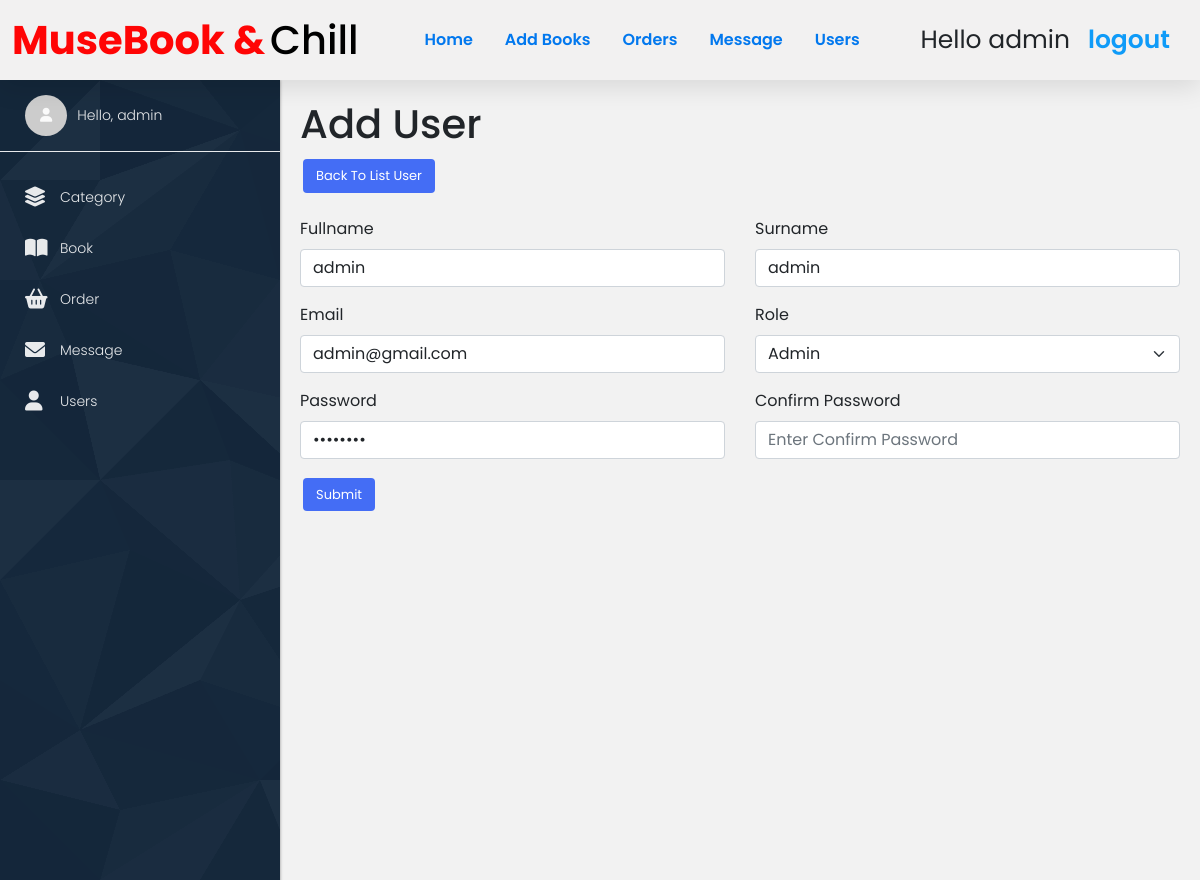
Page /update_user.php?id=52 (signed in) on the committed database.
### tables this page shows
CREATE TABLE `users_info` (
  `Id` int(100) NOT NULL,
  `name` varchar(20) NOT NULL,
  `surname` varchar(20) NOT NULL,
  `email` varchar(20) NOT NULL,
  `password` varchar(20) NOT NULL,
  `user_type` varchar(20) NOT NULL DEFAULT 'user'
);

### update_user.php (the view, shortened to what this page needs)
<!DOCTYPE html>
<html lang="en">
<head>
    <link rel="stylesheet" href="https://cdnjs.cloudflare.com/ajax/libs/font-awesome/6.0.0/css/all.min.css">
    <link href="https://cdn.jsdelivr.net/npm/bootstrap@5.0.2/dist/css/bootstrap.min.css" rel="stylesheet">
    <link rel="stylesheet" href="./css/admin.css">
</head>
<?php
include 'config.php';
$id = isset($_GET['id']) && $_GET['id'] ? intval($_GET['id']) : intval($_POST['id']);
$queryOne = $conn->query("SELECT * FROM users_info WHERE Id = $id");
$one = $queryOne->fetch_assoc();
?>
<body>
    <?php include 'admin_header.php'; ?>
    <div class="wrapper">
        <?php include './admin_sidebar.php' ?>
        <div class="container-admin">
            <h1 class="title mb-2">Add User</h1>
            <a href="users_detail.php" class="btn btn-primary mb-4">Back To List User</a>
            <form action="" method="POST">
                <div class="row">
                    <div class="col-6">
                        <div class="mb-3">
                            <label for="exampleInputEmail1" require class="form-label">Fullname</label>
                            <input type="text" class="form-control" name="fullname" value="<?=$one['name']?>" placeholder="Enter Fullname" id="exampleInputEmail1" aria-describedby="emailHelp">
                        </div>
                    </div>
                    <div class="col-6">
                        <div class="mb-3">
                            <label for="Surname" require class="form-label">Surname</label>
                            <input type="text" class="form-control" name="surname" value="<?=$one['surname']?>" placeholder="Enter Surname" id="Surname" aria-describedby="emailHelp">
                        </div>
                    </div>
                    <div class="col-6">
                        <div class="mb-3">
                            <label for="Email" require class="form-label">Email</label>
                            <input type="email" class="form-control" name="email" value="<?=$one['email']?>" placeholder="Enter Email" id="Email" aria-describedby="emailHelp">
                        </div>
                    </div>
                    <div class="col-6">
                        <div class="mb-3">
                            <label for="exampleInputEmail1" require class="form-label">Role</label>
                            <select class="form-select" aria-label="Default select example" name="role">
                                <option <?=$one['user_type'] == 'Admin' ? 'selected' : ''?> value="Admin">Admin</option>
                            </select>
                        </div>
                    </div>
                    <div class="col-6">
                        <div class="mb-3">
                            <label for="Password" require class="form-label">Password</label>
                            <input type="password" class="form-control" value="<?=$one['password']?>" name="password" placeholder="Enter Password" id="Password" aria-describedby="emailHelp">
                        </div>
                    </div>
                    <div class="col-6">
                        <div class="mb-3">
                            <label for="ConfirmPassword" require class="form-label">Confirm Password</label>
                            <input type="password" class="form-control" name="re_password" placeholder="Enter Confirm Password" id="ConfirmPassword" aria-describedby="emailHelp">
                        </div>
                    </div>
                </div>
                <button type="submit" name="update-user" class="btn btn-primary">Submit</button>
            </form>
        </div>
    </div>
</body>
</html>

### css/admin.css (style rules this page uses)
* { text-decoration: none; margin: 0; padding: 0; font-family: "Poppins", sans-serif; box-sizing: border-box; outline: none; border: none; }
.btn:not(:disabled):not(.disabled) { cursor: pointer; }
.btn-primary { color: #fff; background-color: rgb(68, 109, 245); border-color: rgb(14, 13, 13); }
.btn { display: inline-block; font-weight: 400; text-align: center; white-space: nowrap; vertical-align: middle; user-select: none; border: 1px solid transparent; padding: 0.375rem 0.75rem; font-size: 13px; margin: 3px; line-height: 1.5; border-radius: 0.25rem; transition: color .15s ease-in-out,background-color .15s ease-in-out,border-color .15s ease-in-out,box-shadow .15s ease-in-out; }
a { color: #ff0000; text-decoration: none; background-color: transparent; }
.wrapper { display: flex; height: 100%; }
.container-admin { flex: 1; padding: 20px 20px 20px 300px; background-color: #f2f2f2; height: 100vh; }
.row { display: flex; flex-wrap: wrap; margin: 0 -15px; }
.col-6 { flex: 0 0 50%; max-width: 50%; padding: 0 15px; box-sizing: border-box; }

### rows in the picture
users_info: fullname "admin", surname "admin", email "admin@gmail.com", role "Admin"

### other values in the picture
$_SESSION['admin_name'] "admin"
